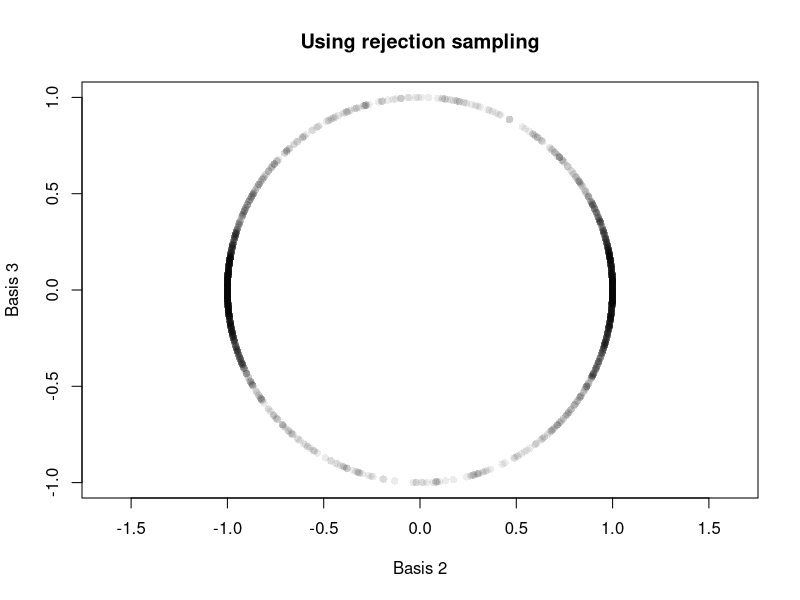

This chart was generated by the following R code:
set.seed(10)

trials <- 2000
v_mat2 <- matrix(NA, ncol = trials, nrow = 3)
poly_gamma <- matrix(c(-1, 0, 0,
                       1, 0, 0,
                       0, -1, 0,
                       0, 1, 0), ncol = 3, nrow = 4, byrow = T)
poly_u <- c(-1, .5, -3, -3)

.l2norm <- function(x){sqrt(sum(x^2))}

basis1 <- c(1,1,1); basis1 <- basis1/.l2norm(basis1)
basis2 <- c(0,-1,1); basis2 <- basis2/.l2norm(basis2)
basis3 <- c(-2,1,1); basis3 <- basis3/.l2norm(basis3)
basis <- rbind(basis1, basis2, basis3)

.sample_from_constraint <- function(basis){
  cov_mat2 <- basis%*%t(basis)
  z <- MASS::mvrnorm(1, mu = rep(0, 2), Sigma = cov_mat2[2:3,2:3]-cov_mat2[2:3,1,drop = F]%*%cov_mat2[1,2:3]/cov_mat2[1,1])
  x <- solve(basis)%*%c(0, z)
}

i <- 1
while(TRUE){
  #generate two samples, both having mean 0
  x1 <- .sample_from_constraint(basis)
  x2 <- .sample_from_constraint(basis)

  #check to see if both samples lie to polyhedron
  if(any(poly_gamma %*% x1 < poly_u) | any(poly_gamma %*% x2 < poly_u)) next()

  #compute the difference, record the direction
  dif <- x1 - x2
  v_mat2[,i] <- dif/.l2norm(dif)

  i <- i + 1
  if(i > trials) break()
}

v_mat2 <- apply(v_mat2, 2, function(x){
  solve(t(basis), x)[2:3]
})

#plot the difference with respect to the null space
pdf("../experiments/uniform_direction.pdf", height = 4, width = 4)
plot(NA, xlim = c(-1, 1), ylim = c(-1, 1), asp = T,
     xlab = "Basis 2", ylab = "Basis 3", main = "Using rejection sampling")
points(v_mat2[1,], v_mat2[2,], pch = 16, col = rgb(0,0,0, 0.075))
graphics.off()
